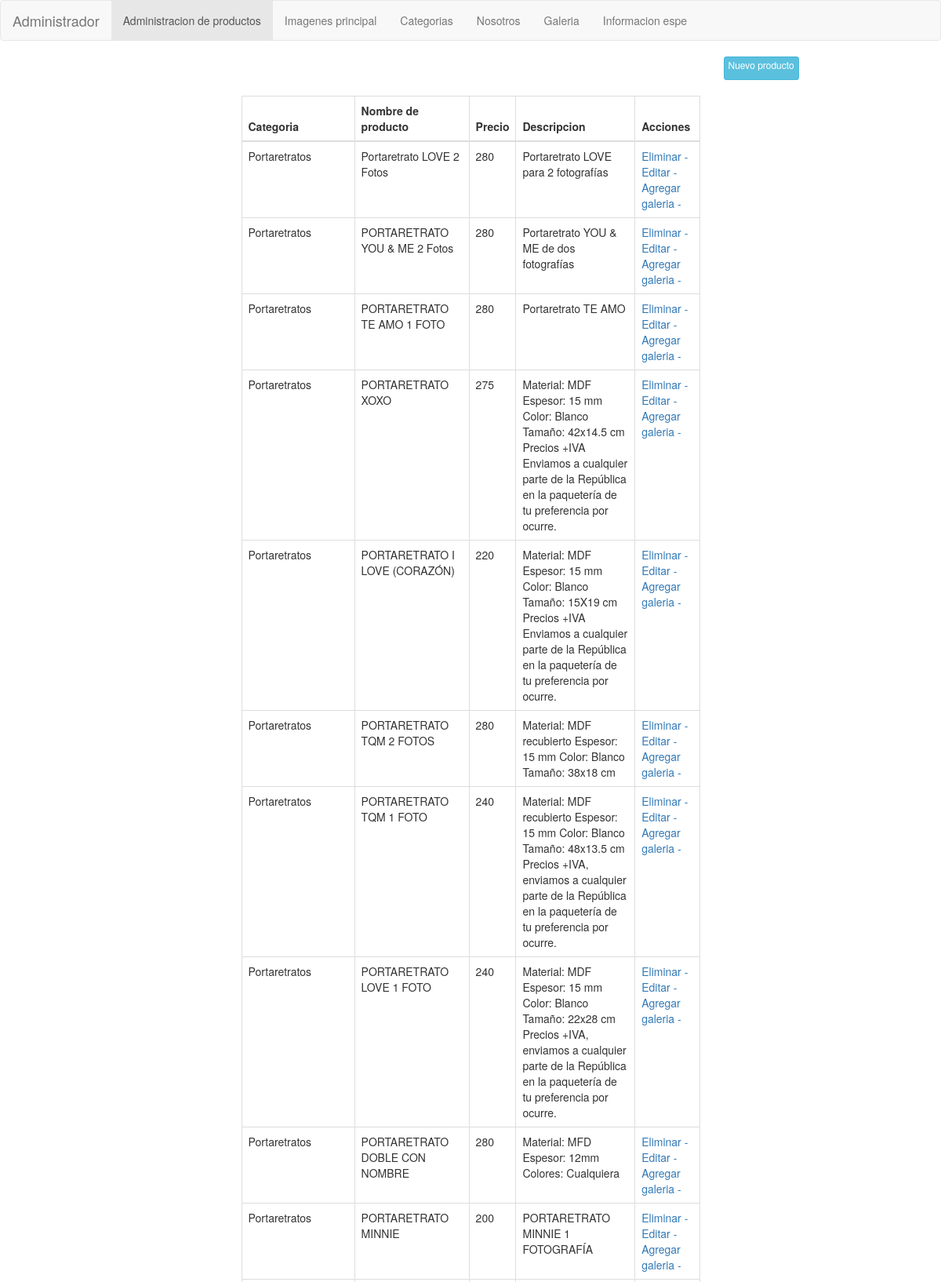
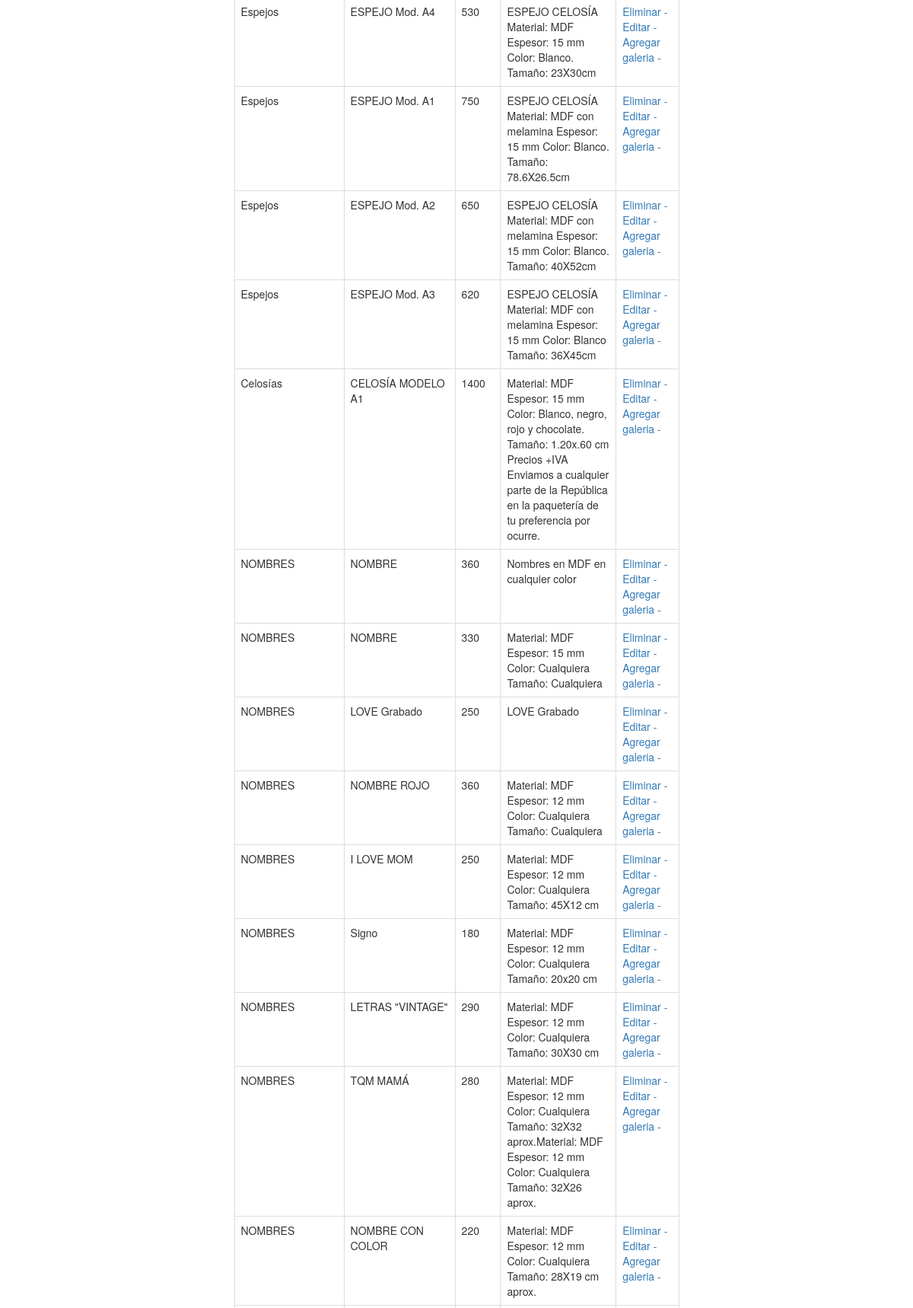
Screenshot of /panel/index.php (signed in, upper part) with the database file from the repository (2 pictures, top to bottom).
### tables this page shows
CREATE TABLE IF NOT EXISTS `productos` (
  `id_producto` bigint(20) NOT NULL AUTO_INCREMENT,
  `id_categoria` bigint(20) NOT NULL,
  `nombre_producto` varchar(50) NOT NULL,
  `precio` float NOT NULL,
  `descripcion` varchar(255) DEFAULT NULL,
  `informacion_adicional` varchar(255) DEFAULT NULL,
  `info_pago_envio` varchar(255) DEFAULT NULL,
  `foto_principal` text,
  `fecha_alta` datetime DEFAULT NULL,
  PRIMARY KEY (`id_producto`),
  KEY `id_categoria` (`id_categoria`)
);

CREATE TABLE IF NOT EXISTS `categorias` (
  `id_categoria` bigint(20) NOT NULL AUTO_INCREMENT,
  `categoria` varchar(50) DEFAULT NULL,
  `imagen` varchar(100) DEFAULT NULL,
  PRIMARY KEY (`id_categoria`)
);

### includes/Conexion.php (called while the page is built, shortened)
<?php
class MySQL {
    private $conexion;
    public function MySQL() {
        if (!isset($this->conexion)) {
  $this->conexion = (mysql_connect("localhost", "root", ""))
                    or die(mysql_error());
        }
    }
    public function consulta($consulta) {
        $resultado = mysql_query($consulta, $this->conexion);
        return $resultado;
    }
    public function fetch_array($consulta) {
        return mysql_fetch_array($consulta);
    }
}
?>

### panel/index.php (the view, shortened to what this page needs)
<!DOCTYPE html>
<html lang="en">
    <head>
        <link href="css/bootstrap.min.css" rel="stylesheet">
    </head>
    <body>
        <nav class="navbar navbar-default">
            <div class="container-fluid">
                <div class="navbar-header">
                    <a class="navbar-brand" href="#">Administrador</a>
                </div>
                <div class="collapse navbar-collapse" id="bs-example-navbar-collapse-1">
                    <ul class="nav navbar-nav">
                        <li class="active"><a href="index.php">Administracion de productos</a></li>
                        <li><a href="banners.php">Imagenes principal</a></li>
                        <li><a href="categorias.php">Categorias</a></li>
                        <li><a href="nosotros.php">Nosotros</a></li>
                        <li><a href="galeria.php">Galeria</a></li>
						<li><a href="galeria.php">Informacion espe</a></li>
                    </ul>
                </div>
            </div>
        </nav>
        <div class="row">
            <div class="col-md-3"></div>
            <div class="col-md-6"></div>
            <div class="col-md-3">
                <a href="#myProducto" data-toggle="modal" id="nuevoProducto" class="btn btn-xs btn-info" style="height: 30px">
                    Nuevo producto
                </a>
            </div>
        </div>
        <br />
        <div class="row">
            <div class="col-md-3"></div>
            <div class="col-md-6">
                <table class="table table-bordered">
                    <thead>
                        <tr>
                            <th>
                                Categoria
                            </th>
                            <th>
                                Nombre de producto
                            </th>
                            <th>
                                Precio
                            </th>
                            <th>
                                Descripcion
                            </th>
                            <th>
                                Acciones
                            </th>
                        </tr>
                    </thead>
                    <tbody>
<?php
include '../includes/Conexion.php';
$sql = new MySQL();
$res = $sql->consulta("SELECT * FROM productos a INNER JOIN categorias b ON a.id_categoria=b.id_categoria ORDER BY a.id_categoria,fecha_alta");
while ($row = $sql->fetch_array($res)) {
    ?>
                            <tr>
                                <td>
    <?= $row["categoria"] ?>
                                </td>
                                <td>
    <?= $row["nombre_producto"] ?>
                                </td>
                                <td>
    <?= $row["precio"] ?>
                                </td>
                                <td>
    <?= $row["descripcion"] ?>
                                </td>
                                <td>
                                    <a href="eliminarProducto.php?id_producto=<?= $row["id_producto"] ?>">Eliminar - </a>
                                    <a href="editarProducto.php?id_producto=<?= $row["id_producto"] ?>">Editar - </a>
                                    <a href="agregarGaleria.php?id_producto=<?= $row["id_producto"] ?>">Agregar galeria - </a>
                                </td>
                            </tr>
    <?php
}
?>
                    </tbody>
                </table>
            </div>
            <div class="col-md-3"></div>
        </div>
    </body>
</html>

### rows the page displays
productos: id_categoria.categoria "Portaretratos", nombre_producto "Portaretrato LOVE 2 Fotos", precio "280", descripcion "Portaretrato LOVE para 2 fotografías"
productos: id_categoria.categoria "Portaretratos", nombre_producto "PORTARETRATO YOU & ME 2 Fotos", precio "280", descripcion "Portaretrato YOU & ME de dos fotografías"
productos: id_categoria.categoria "Portaretratos", nombre_producto "PORTARETRATO TE AMO 1 FOTO", precio "280", descripcion "Portaretrato TE AMO"
productos: id_categoria.categoria "Portaretratos", nombre_producto "PORTARETRATO XOXO", precio "275", descripcion "Material: MDF Espesor: 15 mm Color: Blanco Tamaño: 42x14.5 cm Precios +IVA Enviamos a cualquier parte de la República en la paquetería de tu preferencia por ocurre."
productos: id_categoria.categoria "Portaretratos", nombre_producto "PORTARETRATO I LOVE (CORAZÓN)", precio "220", descripcion "Material: MDF Espesor: 15 mm Color: Blanco Tamaño: 15X19 cm Precios +IVA Enviamos a cualquier parte de la República en la paquetería de tu preferencia por ocurre."
productos: id_categoria.categoria "Portaretratos", nombre_producto "PORTARETRATO TQM 2 FOTOS", precio "280", descripcion "Material: MDF recubierto Espesor: 15 mm Color: Blanco Tamaño: 38x18 cm"
productos: id_categoria.categoria "Portaretratos", nombre_producto "PORTARETRATO TQM 1 FOTO", precio "240", descripcion "Material: MDF recubierto Espesor: 15 mm Color: Blanco Tamaño: 48x13.5 cm Precios +IVA, enviamos a cualquier parte de la República en la paquetería de tu preferencia por ocurre."
productos: id_categoria.categoria "Portaretratos", nombre_producto "PORTARETRATO LOVE 1 FOTO", precio "240", descripcion "Material: MDF Espesor: 15 mm Color: Blanco Tamaño: 22x28 cm Precios +IVA, enviamos a cualquier parte de la República en la paquetería de tu preferencia por ocurre."
productos: id_categoria.categoria "Portaretratos", nombre_producto "PORTARETRATO DOBLE CON NOMBRE", precio "280", descripcion "Material: MFD Espesor: 12mm Colores: Cualquiera"
productos: id_categoria.categoria "Portaretratos", nombre_producto "PORTARETRATO MINNIE", precio "200", descripcion "PORTARETRATO MINNIE 1 FOTOGRAFÍA"
productos: id_categoria.categoria "Espejos", nombre_producto "ESPEJO Mod. A4", precio "530", descripcion "ESPEJO CELOSÍA Material: MDF Espesor: 15 mm Color: Blanco. Tamaño: 23X30cm"
productos: id_categoria.categoria "Espejos", nombre_producto "ESPEJO Mod. A1", precio "750", descripcion "ESPEJO CELOSÍA Material: MDF con melamina Espesor: 15 mm Color: Blanco. Tamaño: 78.6X26.5cm"
productos: id_categoria.categoria "Espejos", nombre_producto "ESPEJO Mod. A2", precio "650", descripcion "ESPEJO CELOSÍA Material: MDF con melamina Espesor: 15 mm Color: Blanco. Tamaño: 40X52cm"
productos: id_categoria.categoria "Espejos", nombre_producto "ESPEJO Mod. A3", precio "620", descripcion "ESPEJO CELOSÍA Material: MDF con melamina Espesor: 15 mm Color: Blanco Tamaño: 36X45cm"
productos: id_categoria.categoria "Celosías", nombre_producto "CELOSÍA MODELO A1", precio "1400", descripcion "Material: MDF Espesor: 15 mm Color: Blanco, negro, rojo y chocolate. Tamaño: 1.20x.60 cm Precios +IVA Enviamos a cualquier parte de la República en la paquetería de tu preferencia por ocurre."
productos: id_categoria.categoria "NOMBRES", nombre_producto "NOMBRE", precio "360", descripcion "Nombres en MDF en cualquier color"
productos: id_categoria.categoria "NOMBRES", nombre_producto "NOMBRE", precio "330", descripcion "Material: MDF Espesor: 15 mm Color: Cualquiera Tamaño: Cualquiera"
productos: id_categoria.categoria "NOMBRES", nombre_producto "LOVE Grabado", precio "250", descripcion "LOVE Grabado"
productos: id_categoria.categoria "NOMBRES", nombre_producto "NOMBRE ROJO", precio "360", descripcion "Material: MDF Espesor: 12 mm Color: Cualquiera Tamaño: Cualquiera"
productos: id_categoria.categoria "NOMBRES", nombre_producto "I LOVE MOM", precio "250", descripcion "Material: MDF Espesor: 12 mm Color: Cualquiera Tamaño: 45X12 cm"
productos: id_categoria.categoria "NOMBRES", nombre_producto "Signo", precio "180", descripcion "Material: MDF Espesor: 12 mm Color: Cualquiera Tamaño: 20x20 cm"
productos: id_categoria.categoria "NOMBRES", nombre_producto "LETRAS \"VINTAGE\"", precio "290", descripcion "Material: MDF Espesor: 12 mm Color: Cualquiera Tamaño: 30X30 cm"
productos: id_categoria.categoria "NOMBRES", nombre_producto "TQM MAMÁ", precio "280", descripcion "Material: MDF Espesor: 12 mm Color: Cualquiera Tamaño: 32X32 aprox.Material: MDF Espesor: 12 mm Color: Cualquiera Tamaño: 32X26 aprox."
productos: id_categoria.categoria "NOMBRES", nombre_producto "NOMBRE CON COLOR", precio "220", descripcion "Material: MDF Espesor: 12 mm Color: Cualquiera Tamaño: 28X19 cm aprox."
